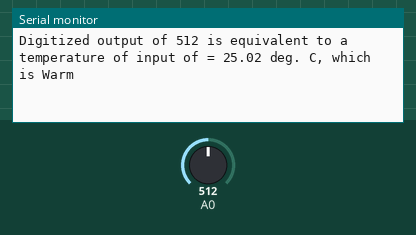
Simulated run of this program. Board: ESP8266 (Wemos D1 mini). Shown: the last lines printed to the serial monitor. The test bench sets the inputs (shaded band); at power-on: A0 = 512.

Above: at 2.8 s.
2.9 s: A0 set to 716
At 5.3 s:
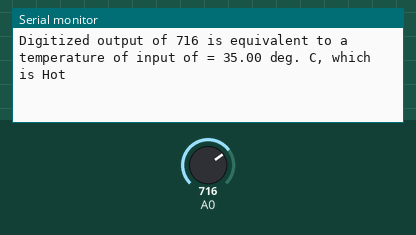
7.5 s: A0 set to 900
At 8.6 s:
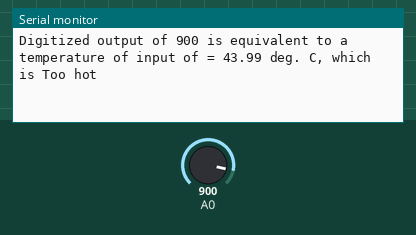
11.5 s: A0 set to 511
At 13.0 s:
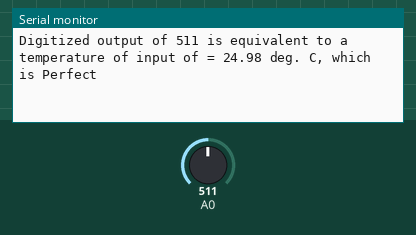
15.5 s: A0 set to 306
At 17.5 s:
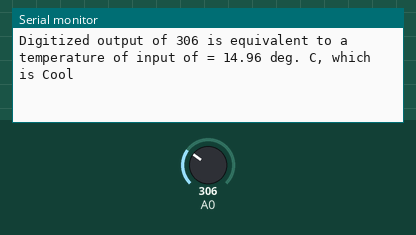
19.5 s: A0 set to 122
At 20.8 s:
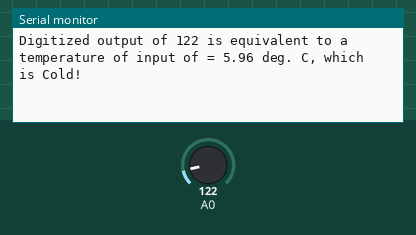

Measured:
- after the input at 2.9 s, the serial monitor: prints a new line after 1.1 s (image 1)
- after the input at 7.5 s, the serial monitor: prints a new line after 0.51 s (image 2)
- after the input at 11.5 s, the serial monitor: prints a new line after 0.52 s (image 3)
- after the input at 15.5 s, the serial monitor: prints a new line after 0.53 s (image 4)
- after the input at 19.5 s, the serial monitor: prints a new line after 0.53 s (image 5)

The program:

main.cpp
```cpp
/* Statement of Authorship COMP-10184-01: I Gustavo Jose Marcano, 000812644 certify
that this material is my original work. No other person's work has been used without
due acknowledgement. I have not made my work available to anyone else. */

#include <Arduino.h>

void setup() {
  // configure the USB serial monitor
  Serial.begin(115200);
}

// function to convert digital input signal
// to analog representation (modeling voltage)
float digitalToAnalogConverterVoltage(int analogValue) {
  return (3.3/1023) * analogValue;
}

// function to convert digital input signal
// to analog representation (modeling temperature)
float digitalToAnalogConverterTemperature(int analogValue) {
  return (50.0/1023) * analogValue;
}

void loop() {
  int iVal;
  String message="";

  // read digitized value from the D1 Mini's A/D convertor
  iVal = analogRead(A0);

  float temperature = digitalToAnalogConverterTemperature(iVal);
  if(temperature < 10)
    message="Cold!";
  else if(temperature >= 10 && temperature < 15)
    message="Cool";
  else if(temperature >= 15 && temperature < 25)
    message="Perfect";
  else if(temperature >=25 && temperature < 30)
    message="Warm";
  else if(temperature >=30 && temperature < 35)
    message="Hot";
  else if(temperature >=35)
    message="Too hot";

  //print the value to the USB port
  // Serial.println("Digitized Value = " + String(iVal) +
  //   " is equivalent to an Analog Voltage = " +
  //   digitalToAnalogConverterVoltage(iVal) + "V");


  Serial.println("Digitized output of " + String(iVal) +
    " is equivalent to a temperature of input of = "
    + temperature + " deg. C, which is "+
    message);


  delay(2000);
}
```
